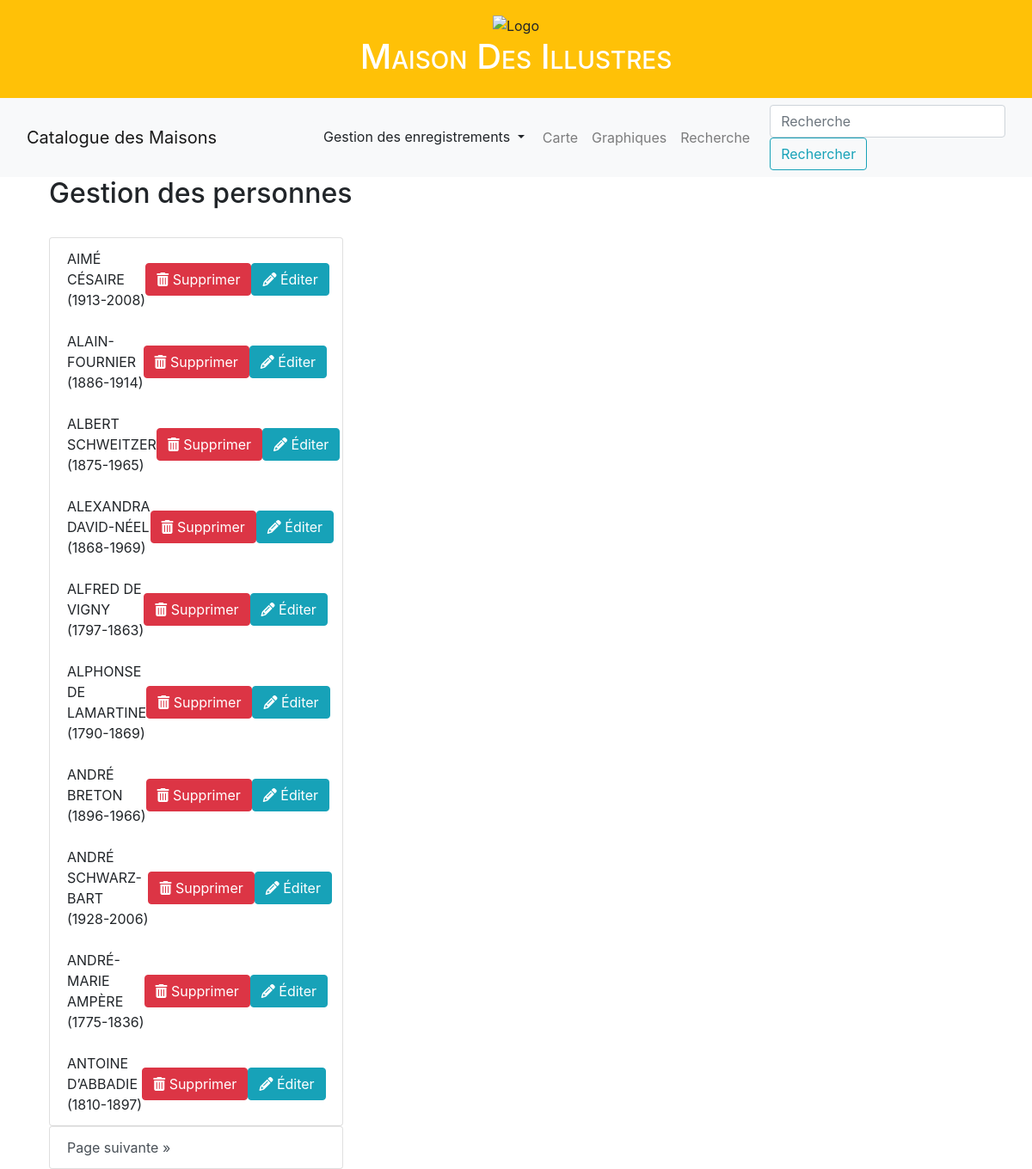
The app's page /personnes, older data.
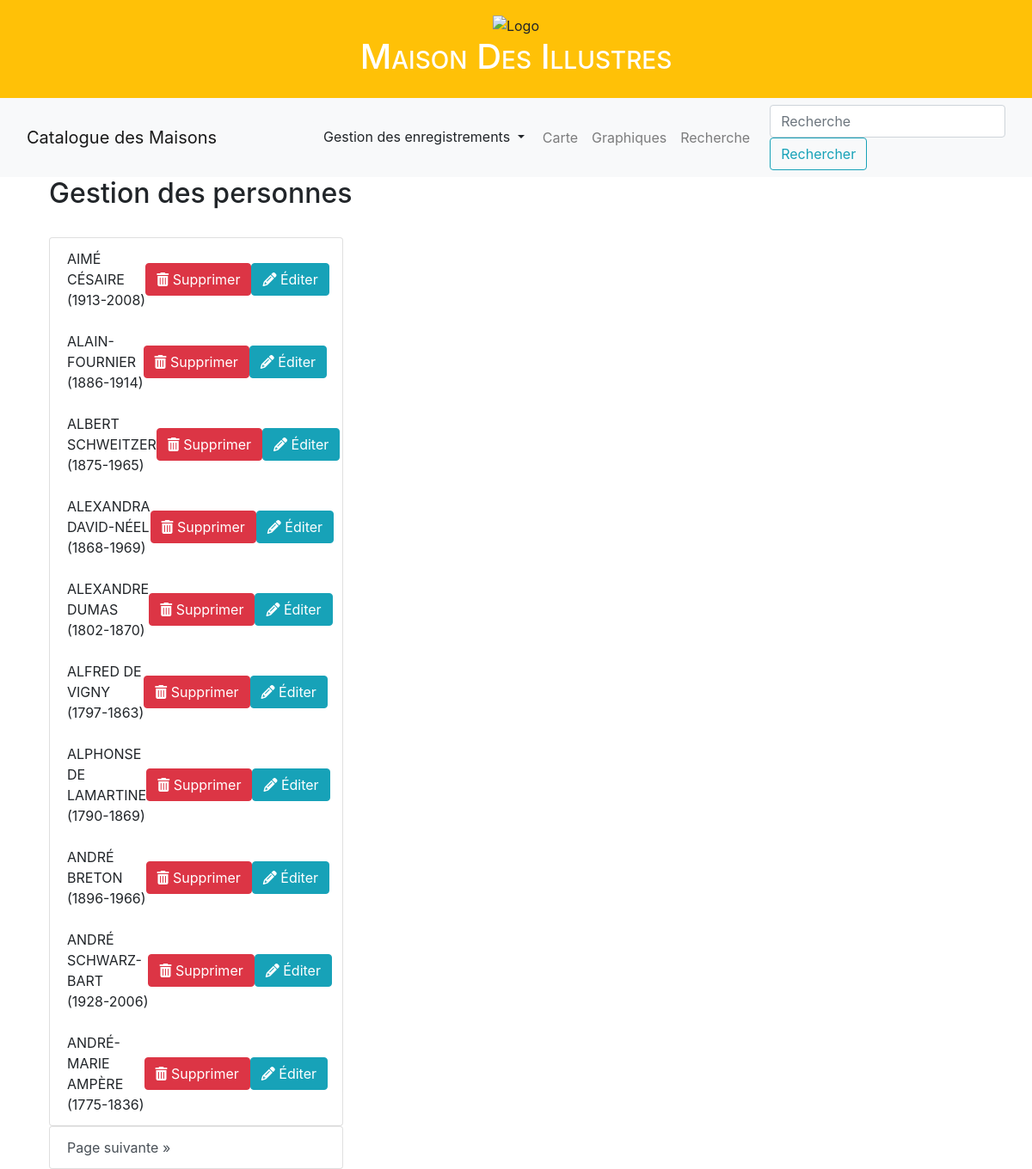
The same page, newer data.
### appli/app/models/data.py (models this page shows, shortened)
class Personnes(db.Model):
    __tablename__ = "personnes"
    idWikidata = db.Column(db.String(20), primary_key=True)
    nomIllustre = db.Column(db.String(45))
    ddn = db.Column(db.Integer) #on ne garde que l'année
    ddm = db.Column(db.Integer) #idem
    genre = db.Column(db.Enum(Genre))
    image = db.Column(db.String(300))
    article = db.Column(db.String(300))
    maison = db.relationship(
        "Maisons",
        backref = "maisons",
        lazy = "dynamic"
    )

### appli/app/routes/generales.py (the view)
@app.route("/personnes", methods=['GET', 'POST'])
@app.route("/personnes/<int:page>", methods=['GET', 'POST'])
def personnes(page=1):
    donnees = Personnes.query.order_by(Personnes.nomIllustre).paginate(page=page, per_page=app.config["MAISONS_PER_PAGE"])
    return render_template("pages/liste_personnes.html",
        sous_titre="Liste des personnes",
        donnees=donnees)

### appli/app/templates/pages/liste_personnes.html (shortened to what this page needs)
{% extends "partials/conteneur.html" %}
{% block body %}
<section class="padding-lg">
    <div class="container">
        <div class="row">
            <div class="col-md-30">
                <div class="heading heading-icon">
                    <h2>Gestion des personnes</h2>
                </div>
                <br>
                <div class="row">
                    <div class="col-md-4">
                        <div class="list-group" id="list-tab" role="tablist">
                            <ul class="list-group">
                                {% for personne in donnees.items %}
                                    <li class="list-group-item d-flex justify-content-between align-items-center">
                                        {{ personne.nomIllustre }} ({{ personne.ddn }}-{{ personne.ddm }})
                                        <div class="btn-group btn-group-sm">
                                            <form action="{{ url_for('sup_personne', nom_personne=personne.nomIllustre) }}" method="post" class="del-component">
                                                <button class="btn btn-danger" type="submit">
                                                    <i class="fa fa-trash"></i> Supprimer
                                                </button>
                                            </form>
                                        </div>
                                        <div class="btn-group btn-group-sm">
                                            <a href="{{ url_for('update_personne', nom_personne=personne.nomIllustre) }}">
                                                <button class="btn btn-info" type="submit">
                                                    <i class="fa fa-pencil"></i> Éditer
                                                </button>
                                            </a>
                                        </div>
                                    </li>
                                {% endfor %}
                            </ul>
                            {% if donnees.next_num %}
                                <a class="list-group-item list-group-item-action btn btn-outline-dark{% if donnees.page == donnees.pages %} disabled{% endif %}"
                                   id="list-list-next" href="{{ url_for('personnes', page=donnees.next_num) }}">
                                    Page suivante &raquo;
                                </a>
                            {% endif %}
                        </div>
                    </div>
                </div>
            </div>
        </div>
    </div>
</section>
{% endblock %}

Row changes from the older to the newer data that the page shows:
no longer on this page (row unchanged): Personnes: nomIllustre "ANTOINE D’ABBADIE", ddn "1810", ddm "1897"
added Personnes: nomIllustre "ALEXANDRE DUMAS", ddn "1802", ddm "1870"
